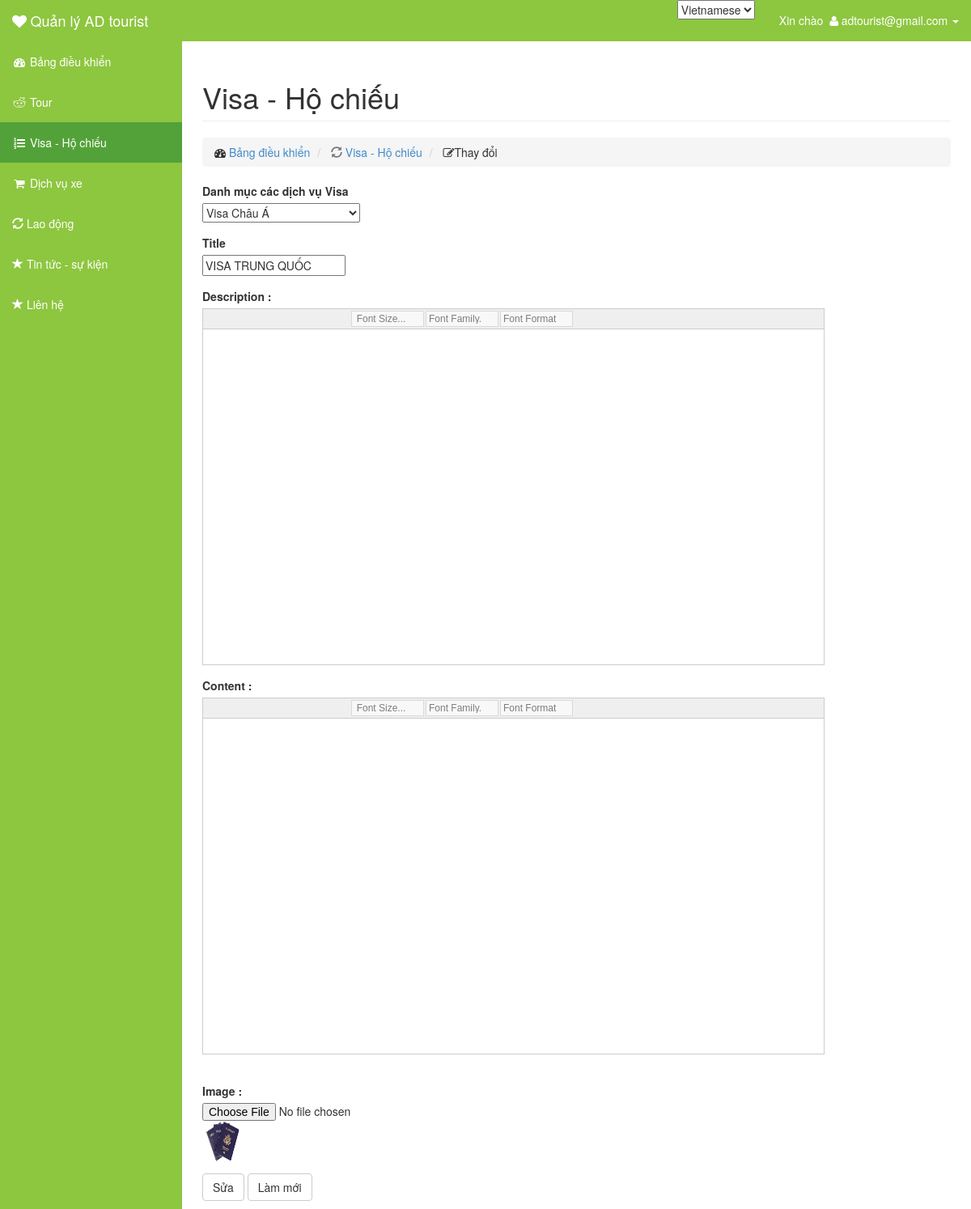
The page /admin/index.php?controller=visa&action=change&passport_visa_offer_code=1&lang=vi (signed in) on the database its author committed.
### tables this page shows
CREATE TABLE IF NOT EXISTS `passport_visa_offers` (
  `passport_visa_offer_code` int(11) NOT NULL AUTO_INCREMENT,
  `passport_visa_code` int(11) NOT NULL,
  `title` varchar(255) NOT NULL,
  `description` text NOT NULL,
  `content` text NOT NULL,
  `image` varchar(100) NOT NULL,
  `update_at` datetime NOT NULL,
  `create_at` datetime NOT NULL,
  PRIMARY KEY (`passport_visa_offer_code`)
);

CREATE TABLE IF NOT EXISTS `passport_visa` (
  `passport_visa_code` int(11) NOT NULL AUTO_INCREMENT,
  `passport_visa_name` varchar(255) NOT NULL,
  PRIMARY KEY (`passport_visa_code`)
);

### admin/library/function.php (called while the page is built, shortened)
<?php
function get_lang(){
	if(isset($_GET['lang']) &&  $_GET['lang'] == 'en'){
		return 'en';
	}
	else return 'vi';
}
 ?>

### admin/model/database.php (called while the page is built, shortened)
<?php
function get_all($table,$select = '*'){
	$sql = "SELECT $select FROM $table";
	$query = mysql_query($sql) or die(mysql_error());
	$data = array();
	if(mysql_num_rows($query) > 0)
	{
		while($row = mysql_fetch_assoc($query))
			$data[] = $row;
	}
	return $data;
}
function get_a_record($table, $colum, $value, $select = '*'){
	$sql = "SELECT $select FROM $table WHERE $colum = '$value'";
	$query = mysql_query($sql) or die(mysql_error());
	$data = NULL;
	if(mysql_num_rows($query) > 0 )
		$data = mysql_fetch_assoc($query);
	return $data;
}
?>

### admin/view/visa/change.php (the view, shortened to what this page needs)
<?php require('template/header.php') ?>
<div id="wrapper">
    <div id="page-wrapper">
        <div class="container-fluid">
            <div class="row">
                <div class="col-lg-12">
                    <h1 class="page-header">Visa - Hộ chiếu</h1>
                    <ol class="breadcrumb">
                        <li>
                            <i class="fa fa-dashboard"></i>  <a href="index.php?controller=dashboard&amp;lang=<?php echo $lang ?>">Bảng điều khiển</a>
                        </li>
                        <li class="active">
                            <i class="glyphicon glyphicon-refresh"></i>  <a href="index.php?controller=visa&amp;lang=<?php echo $lang ?>">Visa - Hộ chiếu</a>
                        </li>
                        <li>
                            <i class="fa fa-edit"></i>Thay đổi
                        </li>
                    </ol>
                </div>
            </div>
            <div class="row">
                <div class="col-lg-8">
                    <form enctype="multipart/form-data" role="form" action="index.php?controller=visa&amp;action=change&amp;passport_visa_offer_code=<?php echo $visa['passport_visa_offer_code'];?>&amp;lang=<?php echo $lang ?>" method="post">
                        <div class="form-group">
                            <label for="category_visa">Danh mục các dịch vụ Visa</label><br />
                            <select name="passport_visa_name" id="category_visa">
                                <?php foreach ($visa_name as $key => $value):?>
                                <option value="<?php echo $value['passport_visa_name'];?>"<?php if ($value['passport_visa_code']==$visa['passport_visa_code']) {
                                    echo 'selected';
                                    }?>><?php echo $value['passport_visa_name'];?></option>
                                <?php endforeach?>
                            </select>
                        </div>
                        <div class="form-group">
                            <label for="title">Title</label><br />
                            <input name="title" id="title" type="text" value="<?php echo $visa['title'];?>">
                        </div>
                        <div class="form-group">
                            <label for="description">Description : </label>
                        </div>
                        <div class="form-group">
                            <label for="contents">Content : </label>
                            <br />
                        </div>
                        <div class="form-group">
                            <label for="fileToUpload">Image : </label><input type="file" name="fileToUpload" id="fileToUpload" value ="<?php echo $visa['image'];?>"><img src="../<?php echo $visa['image'];?>" alt="" width="50" height="50"/>
                        </div>
                        <button type="submit" name="submit" class="btn btn-default">Sửa </button>
                        <button type="reset" class="btn btn-default">Làm mới </button>
                    </form>
                </div>
            </div>
        </div>
    </div>
</div>

### admin/asset/css/sb-admin.css (style rules this page uses)
#wrapper { padding-left: 0; }
#page-wrapper { width: 100%; padding: 0; background-color: #fff; }
@media (min-width:768px) { #wrapper { padding-left: 225px; } }
@media (min-width:768px) { #page-wrapper { padding: 10px; } }

### rows shown on the page
passport_visa_offers: passport_visa_name "Visa Châu Á", title "VISA TRUNG QUỐC", image (picture)

### other values the page prints
$_SESSION['email'] "adtourist@gmail.com"
